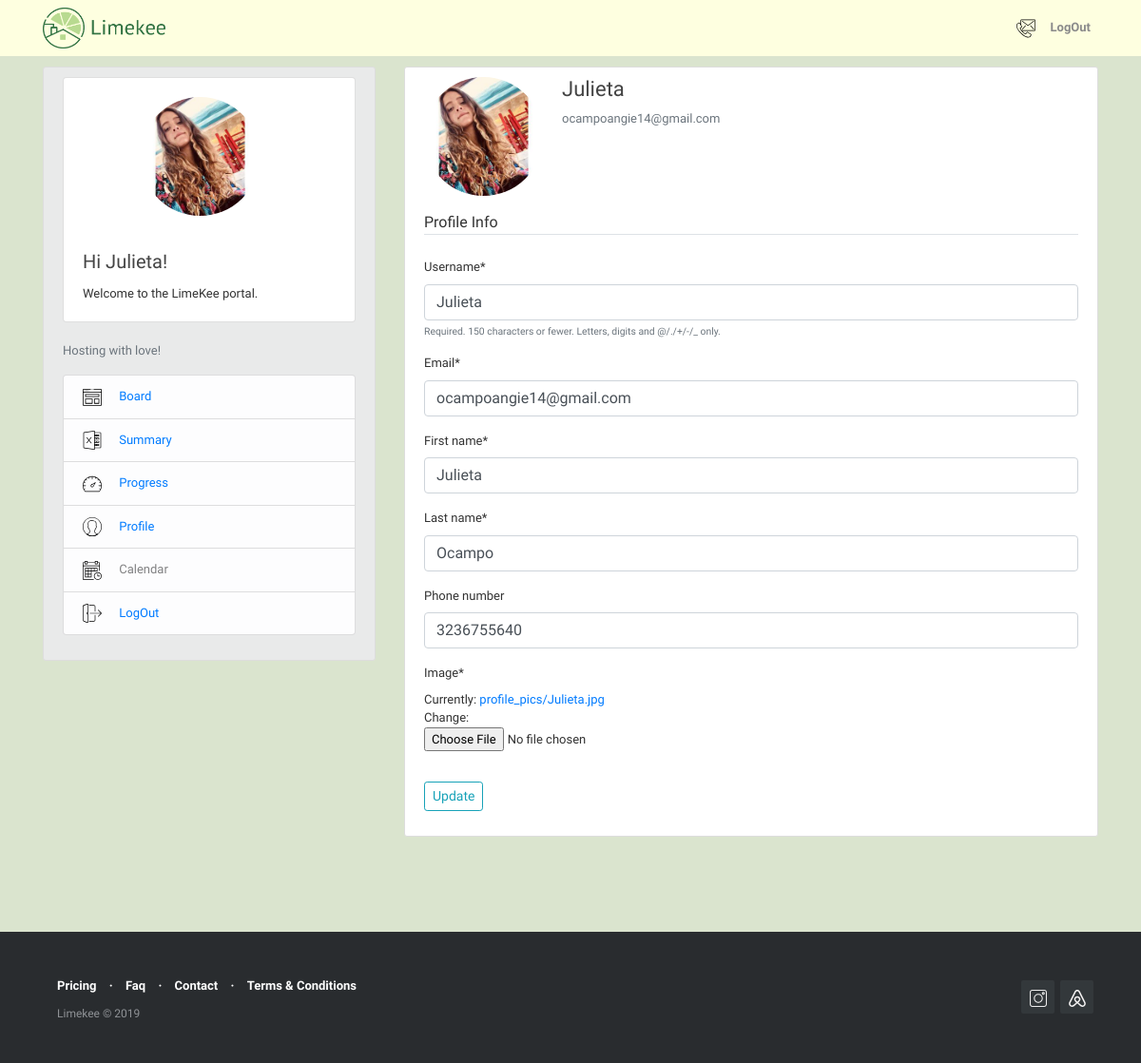
The app's page /profile/ (signed in) with its own data.
### users/models.py (models this page shows, shortened)
class Profile(models.Model):
    user = models.OneToOneField(User, on_delete = models.CASCADE)
    first_name = models.CharField(max_length=30, blank=False)
    last_name = models.CharField(max_length=30, blank=False)
    phone_number = models.IntegerField(blank=True, null=True)
    image = models.ImageField (default = 'default.png', upload_to='profile_pics')

### users/views.py (the view)
# urls.py: path('profile/', user_views.profile, name='profile'),
@login_required
def profile(request):
    if request.method == 'POST':
        u_form = UserUpdateForm(request.POST, instance=request.user)
        p_form = ProfileUpdateForm(request.POST,
                                   request.FILES,
                                   instance = request.user.profile)
        if u_form.is_valid() and p_form.is_valid():
            u_form.save()
            p_form.save()
            messages.success(request, f'{request.user.username}, your account has been updated!')
            return redirect('profile')
    else:
        u_form = UserUpdateForm(instance=request.user)
        p_form = ProfileUpdateForm(instance = request.user.profile)
    context = {
      'u_form': u_form,
      'p_form': p_form
    }
    return render (request,'users/profile.html', context)

### users/forms.py
class UserUpdateForm(forms.ModelForm):
    email = forms.EmailField()
    class Meta:
        model = User
        fields = ['username','email']

class ProfileUpdateForm(forms.ModelForm):
    class Meta:
        model = Profile
        fields = [
                'first_name',
                'last_name',
                'phone_number',
                'image'
        ]

### users/templates/users/profile.html (shortened to what this page needs)
{% extends "blog/base.html" %}
{% load crispy_forms_tags %}
{% block content %}
  <div class="content-section">
    <div class="media">
      <img class="rounded-circle account-img" src="{{ user.profile.image.url }}">
      <div class="media-body">
        <h5 class="account-heading"  style="font-size: 22px;">{{ user.username }}</h5>
        <p class="text-secondary">{{ user.email }}</p>
      </div>
    </div>
    <form method="POST" enctype="multipart/form-data">
         <fieldset class="form-group">
             <legend class="border-bottom mb-4" style="font-size: 16px;">Profile Info</legend>
             {{ u_form|crispy }}
             {{ p_form|crispy }}
         </fieldset>
         <div class="form-group">
             <button class="btn btn-outline-info btn-sm" type="submit">Update</button>
         </div>
    </form>
  </div>
{% endblock content %}

### blog/templates/blog/base.html (shortened to what this page needs)
{% load static %}
<!DOCTYPE html>
<html>
  <head>
    <link rel="stylesheet" href="https://maxcdn.bootstrapcdn.com/bootstrap/4.0.0/css/bootstrap.min.css">
    <link rel="stylesheet" type="text/css" href="{% static 'blog/main2.css' %}">
	<link rel="stylesheet" type="text/css" href="{% static 'blog/footer-distributed1.css' %}">
  </head>
   <body>
     <header class="site-header">
        <nav class="navbar navbar-expand-md navbar-light bg-steel fixed-top" >
         <div class="container" style="font-weight: bold;">
            <a class="navbar-brand mr-4" href="https://www.limekee.com">
                <img src="/media/limekee_logo.png" style="width:130px; height:43px; margin-top:5px; margin-bottom:5px;" title="Limekee" alt="Limekee Logo">
            </a>
            <div class="collapse navbar-collapse" id="navbarToggle">
            <div class="navbar-nav">
              {% if user.is_authenticated %}
                <a class="nav-item nav-link font-weight-bold" href="https://www.limekee.com/contact"><img src="/media/svg/contact.svg" style="width:20px; height:20px; " alt="Contact us"> </a>
                <a class="nav-item nav-link font-weight-bold" href="{% url 'logout' %}">LogOut</a>
              {% else %}
                <a class="nav-item nav-link font-weight-bold" href="{% url 'login' %}">Login </a>
                <a class="nav-item nav-link font-weight-bold" href="{% url 'register' %}"> Sign Up</a>
              {% endif %}
            </div>
          </div>
        </div>
      </nav>
  </header>
  <main role="main" class="container">
  <div class="row">
      <div class="col-md-4">
        <div class="content-section" style="background-color:#E9EAEA">
            <div class="card" >
                <br>
                <div style="text-align: center;">
                {% if user.is_authenticated %}
                  <img class="rounded-circle account-img" src="{{user.profile.image.url}}" alt="Author picture">
                {% else %}
                  <img src="/media/key1.svg" class="card-img-top" style="width:150px; height:150px; text-align: center" alt="Limekee">
                {% endif %}
                </div>
                <div class="card-body">
                    <h5 class="card-title">Hi {{ user.username }}!</h5>
                    <p class="card-text">Welcome to the LimeKee portal.</p>
                </div>
            </div>
            {% if user.is_authenticated %}
              <div class="media" >
                <div class="media-body" >
                    <br>
                    <p class='text-muted'>Hosting with love!
                      <ul class="list-group">
                        <li class="list-group-item list-group-item-light"><img src="/media/svg/004-browser.svg" style="width:20px; height:20px; margin-right: 15px" alt="icon"> <a href="{% url 'reservation-home' %}">     Board</a></li>
                        <li class="list-group-item list-group-item-light"><img src="/media/svg/007-excel.svg" style="width:20px; height:20px;margin-right: 15px " alt="icon"> <a href="{% url 'reservations-summary' %}">     Summary</a></li>
                        <li class="list-group-item list-group-item-light"><img src="/media/svg/005-dashboard.svg" style="width:20px; height:20px; margin-right: 15px" alt="icon"> <a href="{% url 'reservations-progress' %}">    Progress</a></li>
                        <li class="list-group-item list-group-item-light"><img src="/media/svg/002-man.svg" style="width:20px; height:20px;margin-right: 15px " alt="icon"> <a href="{% url 'profile' %}">    Profile</a></li>
                        <li class="list-group-item list-group-item-light"><img src="/media/svg/003-calendar.svg" style="width:20px; height:20px;margin-right: 15px " alt="icon">    Calendar</li>
                        <li class="list-group-item list-group-item-light"><img src="/media/svg/006-logout.svg" style="width:20px; height:20px; margin-right: 15px" alt="icon"> <a href="{% url 'logout' %}">    LogOut</a></li>
                      </ul>
                    </p>
                </div>
              </div>
             {% endif %}
        </div>
      </div>
        <div class="col-md-8">
          {% block content %}{% endblock %}
        </div>
    </div>
  </main>
       <footer class="footer-distributed" style="font-family:'Libre Franklin';">
    			<div class="footer-right">
    				<a href="https://www.instagram.com/limekee.ny/"><img src="/media/svg/instagram.svg" style="width:18px; height:18px; " alt="Instagram"></a>
    				<a href="https://www.airbnb.com/"><img src="/media/svg/airbnb.svg" style="width:18px; height:18px; " alt="Airbnb"></a>
    			</div>
    			<div class="footer-left">
    				<p class="footer-links">
    					<a href="https://www.limekee.com/#price-section" style="margin-right:10px; margin-left:10px" > Pricing</a>
    					·
    					<a href="https://www.limekee.com/faq" style="margin-right:10px; margin-left:10px">Faq</a>
    					·
    					<a href="https://www.limekee.com/contact" style="margin-right:10px; margin-left:10px"> Contact</a>
                        ·
    					<a href="https://www.limekee.com/terms-of-service" style="margin-right:10px; margin-left:10px"> Terms & Conditions</a>
    				</p>
    				<p style="margin-right:10px; margin-left:10px">Limekee &copy; 2019</p>
    			</div>
       </footer>
  </body>
</html>

### blog/static/blog/main2.css (style rules this page uses)
body { background: #dae4ce; color: #333333; margin-top: 5rem; }
h1, h2, h3, h4, h5, h6 { color: #444444; }
ul { margin: 0; }
.container { margin-top: -10px; margin-bottom: -10px; }
.bg-steel { background-color: #feffe0; }
.site-header .navbar-nav .nav-link { color: #8a8a8a; }
.nav-item { font: font-weight-bold; }
.content-section { background: #ffffff; padding: 10px 20px; border: 1px solid #dddddd; border-radius: 3px; margin-bottom: 30px; }
.account-img { height: 125px; width: 125px; margin-right: 20px; margin-bottom: 16px; }
.account-heading { font-size: 2.5rem; }

### blog/static/blog/footer-distributed1.css (style rules this page uses)
.footer-distributed { background-color: #292c2f; box-shadow: 0 1px 1px 0 rgba(0, 0, 0, 0.12); box-sizing: border-box; width: 100%; text-align: left; font: normal 12px sans-serif; padding: 45px 50px; margin-top: 80px; }
.footer-distributed .footer-left p { color: #8f9296; font-size: 12px; margin: 0; }
.footer-distributed p.footer-links { font-size:13px; font-weight: bold; color: #ffffff; margin: 0 0 10px; padding: 0; }
.footer-distributed p.footer-links a { display:inline-block; line-height: 1.8; text-decoration: none; color: inherit; }
.footer-distributed .footer-right { float: right; margin-top: 6px; max-width: 180px; }
.footer-distributed .footer-right a { display: inline-block; width: 35px; height: 35px; background-color: #33383b; border-radius: 2px; font-size: 20px; color: #ffffff; text-align: center; line-height: 35px; margin-left: 3px; }

### blog/templates/blog/base.html (style rules this page uses)
body { font-family: 'Libre Franklin'; font-size: 13px; }

### records on screen
Profile: first_name "Julieta", last_name "Ocampo", phone_number "3236755640"

### other values on screen
{{ user.username }} "Julieta"
{{ user.email }} "ocampoangie14@gmail.com"
